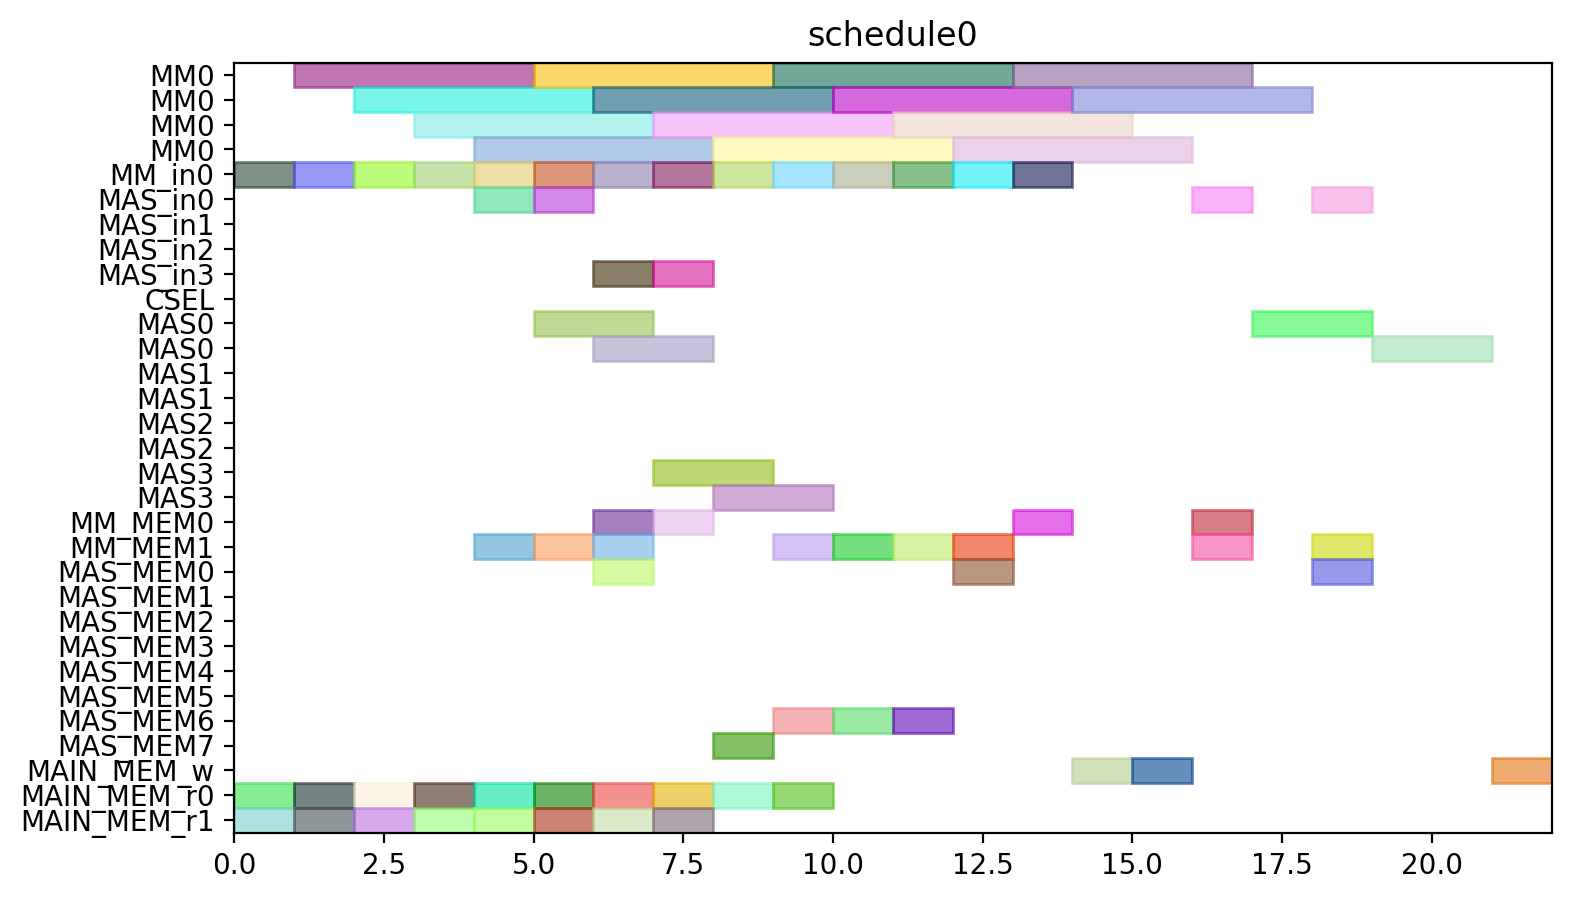

This chart was generated by the following Python code:
from pyschedule import Scenario, solvers, plotters, alt


def solve():
	horizon = 90
	S = Scenario("schedule0", horizon=horizon)

	# resource
	MM = S.Resources('MM', num=1, size=4)
	MM_in = S.Resources('MM_in', num=1)
	MAS_in = S.Resources('MAS_in', num=4)
	CSEL = S.Resource('CSEL')
	MAS = S.Resources('MAS', num=4, size=2, periods=range(1, horizon))
	MM_MEM = S.Resources('MM_MEM', num=2)
	MAS_MEM = S.Resources('MAS_MEM', num=8)
	MAIN_MEM_w = S.Resource('MAIN_MEM_w', size=1)
	MAIN_MEM_r = S.Resources('MAIN_MEM_r', num=2)

	# result of previous scheduling

	# new tasks
	r1 = S.Task('r1', length=4, delay_cost=1)
	r1 += alt(MM)
	r1_in = S.Task('r1_in', length=1, delay_cost=1)
	r1_in += alt(MM_in)
	S += r1>=r1_in

	r1_mem0 = S.Task('r1_mem0', length=1, delay_cost=1)
	r1_mem0 += MAIN_MEM_r[0]
	r1_mem1 = S.Task('r1_mem1', length=1, delay_cost=1)
	r1_mem1 += MAIN_MEM_r[1]
	r3 = S.Task('r3', length=4, delay_cost=1)
	r3 += alt(MM)
	r3_in = S.Task('r3_in', length=1, delay_cost=1)
	r3_in += alt(MM_in)
	S += r3>=r3_in

	r3_mem0 = S.Task('r3_mem0', length=1, delay_cost=1)
	r3_mem0 += MAIN_MEM_r[0]
	r3_mem1 = S.Task('r3_mem1', length=1, delay_cost=1)
	r3_mem1 += MAIN_MEM_r[1]
	r4 = S.Task('r4', length=4, delay_cost=1)
	r4 += alt(MM)
	r4_in = S.Task('r4_in', length=1, delay_cost=1)
	r4_in += alt(MM_in)
	S += r4>=r4_in

	r4_mem0 = S.Task('r4_mem0', length=1, delay_cost=1)
	r4_mem0 += MAIN_MEM_r[0]
	r4_mem1 = S.Task('r4_mem1', length=1, delay_cost=1)
	r4_mem1 += MAIN_MEM_r[1]
	r5 = S.Task('r5', length=4, delay_cost=1)
	r5 += alt(MM)
	r5_in = S.Task('r5_in', length=1, delay_cost=1)
	r5_in += alt(MM_in)
	S += r5>=r5_in

	r5_mem0 = S.Task('r5_mem0', length=1, delay_cost=1)
	r5_mem0 += MAIN_MEM_r[0]
	r5_mem1 = S.Task('r5_mem1', length=1, delay_cost=1)
	r5_mem1 += MAIN_MEM_r[1]
	r6 = S.Task('r6', length=4, delay_cost=1)
	r6 += alt(MM)
	r6_in = S.Task('r6_in', length=1, delay_cost=1)
	r6_in += alt(MM_in)
	S += r6>=r6_in

	r6_mem0 = S.Task('r6_mem0', length=1, delay_cost=1)
	r6_mem0 += MAIN_MEM_r[0]
	r6_mem1 = S.Task('r6_mem1', length=1, delay_cost=1)
	r6_mem1 += MAIN_MEM_r[1]
	r12 = S.Task('r12', length=4, delay_cost=1)
	r12 += alt(MM)
	r12_in = S.Task('r12_in', length=1, delay_cost=1)
	r12_in += alt(MM_in)
	S += r12>=r12_in

	r12_mem0 = S.Task('r12_mem0', length=1, delay_cost=1)
	r12_mem0 += MAIN_MEM_r[0]
	r12_mem1 = S.Task('r12_mem1', length=1, delay_cost=1)
	r12_mem1 += MAIN_MEM_r[1]
	r13 = S.Task('r13', length=4, delay_cost=1)
	r13 += alt(MM)
	r13_in = S.Task('r13_in', length=1, delay_cost=1)
	r13_in += alt(MM_in)
	S += r13>=r13_in

	r13_mem0 = S.Task('r13_mem0', length=1, delay_cost=1)
	r13_mem0 += MAIN_MEM_r[0]
	r13_mem1 = S.Task('r13_mem1', length=1, delay_cost=1)
	r13_mem1 += MAIN_MEM_r[1]
	r2 = S.Task('r2', length=2, delay_cost=1)
	r2 += alt(MAS)
	r2_in = S.Task('r2_in', length=1, delay_cost=1)
	r2_in += alt(MAS_in)
	S += r2_in*MAS_in[0]<=r2*MAS[0]

	S += r2_in*MAS_in[1]<=r2*MAS[1]

	S += r2_in*MAS_in[2]<=r2*MAS[2]

	S += r2_in*MAS_in[3]<=r2*MAS[3]

	r2_mem0 = S.Task('r2_mem0', length=1, delay_cost=1)
	r2_mem0 += alt(MM_MEM)
	S += (r1*MM[0])-1 < r2_mem0*MM_MEM[0]
	S += r2_mem0 <= r2

	r7 = S.Task('r7', length=2, delay_cost=1)
	r7 += alt(MAS)
	r7_in = S.Task('r7_in', length=1, delay_cost=1)
	r7_in += alt(MAS_in)
	S += r7_in*MAS_in[0]<=r7*MAS[0]

	S += r7_in*MAS_in[1]<=r7*MAS[1]

	S += r7_in*MAS_in[2]<=r7*MAS[2]

	S += r7_in*MAS_in[3]<=r7*MAS[3]

	r7_mem0 = S.Task('r7_mem0', length=1, delay_cost=1)
	r7_mem0 += alt(MM_MEM)
	S += (r5*MM[0])-1 < r7_mem0*MM_MEM[0]
	S += r7_mem0 <= r7

	r7_mem1 = S.Task('r7_mem1', length=1, delay_cost=1)
	r7_mem1 += alt(MM_MEM)
	S += (r6*MM[0])-1 < r7_mem1*MM_MEM[1]
	S += r7_mem1 <= r7

	r8 = S.Task('r8', length=2, delay_cost=1)
	r8 += alt(MAS)
	r8_in = S.Task('r8_in', length=1, delay_cost=1)
	r8_in += alt(MAS_in)
	S += r8_in*MAS_in[0]<=r8*MAS[0]

	S += r8_in*MAS_in[1]<=r8*MAS[1]

	S += r8_in*MAS_in[2]<=r8*MAS[2]

	S += r8_in*MAS_in[3]<=r8*MAS[3]

	r8_mem0 = S.Task('r8_mem0', length=1, delay_cost=1)
	r8_mem0 += MAIN_MEM_r[0]
	r8_mem1 = S.Task('r8_mem1', length=1, delay_cost=1)
	r8_mem1 += alt(MM_MEM)
	S += (r4*MM[0])-1 < r8_mem1*MM_MEM[1]
	S += r8_mem1 <= r8

	r10 = S.Task('r10', length=2, delay_cost=1)
	r10 += alt(MAS)
	r10_in = S.Task('r10_in', length=1, delay_cost=1)
	r10_in += alt(MAS_in)
	S += r10_in*MAS_in[0]<=r10*MAS[0]

	S += r10_in*MAS_in[1]<=r10*MAS[1]

	S += r10_in*MAS_in[2]<=r10*MAS[2]

	S += r10_in*MAS_in[3]<=r10*MAS[3]

	r10_mem0 = S.Task('r10_mem0', length=1, delay_cost=1)
	r10_mem0 += MAIN_MEM_r[0]
	r10_mem1 = S.Task('r10_mem1', length=1, delay_cost=1)
	r10_mem1 += alt(MM_MEM)
	S += (r4*MM[0])-1 < r10_mem1*MM_MEM[1]
	S += r10_mem1 <= r10

	r9 = S.Task('r9', length=4, delay_cost=1)
	r9 += alt(MM)
	r9_in = S.Task('r9_in', length=1, delay_cost=1)
	r9_in += alt(MM_in)
	S += r9>=r9_in

	r9_mem0 = S.Task('r9_mem0', length=1, delay_cost=1)
	r9_mem0 += MAIN_MEM_r[0]
	r9_mem1 = S.Task('r9_mem1', length=1, delay_cost=1)
	r9_mem1 += alt(MAS_MEM)
	S += (r7*MAS[0])-1 < r9_mem1*MAS_MEM[1]
	S += (r7*MAS[1])-1 < r9_mem1*MAS_MEM[3]
	S += (r7*MAS[2])-1 < r9_mem1*MAS_MEM[5]
	S += (r7*MAS[3])-1 < r9_mem1*MAS_MEM[7]
	S += r9_mem1 <= r9

	r11 = S.Task('r11', length=4, delay_cost=1)
	r11 += alt(MM)
	r11_in = S.Task('r11_in', length=1, delay_cost=1)
	r11_in += alt(MM_in)
	S += r11>=r11_in

	r11_mem0 = S.Task('r11_mem0', length=1, delay_cost=1)
	r11_mem0 += alt(MAS_MEM)
	S += (r10*MAS[0])-1 < r11_mem0*MAS_MEM[0]
	S += (r10*MAS[1])-1 < r11_mem0*MAS_MEM[2]
	S += (r10*MAS[2])-1 < r11_mem0*MAS_MEM[4]
	S += (r10*MAS[3])-1 < r11_mem0*MAS_MEM[6]
	S += r11_mem0 <= r11

	PX_new = S.Task('PX_new', length=4, delay_cost=1)
	PX_new += alt(MM)
	PX_new_in = S.Task('PX_new_in', length=1, delay_cost=1)
	PX_new_in += alt(MM_in)
	S += PX_new>=PX_new_in

	S += 0<PX_new

	PX_new_w = S.Task('PX_new_w', length=1, delay_cost=1)
	PX_new_w += alt(MAIN_MEM_w)
	S += PX_new <= PX_new_w

	PX_new_mem0 = S.Task('PX_new_mem0', length=1, delay_cost=1)
	PX_new_mem0 += alt(MAS_MEM)
	S += (r2*MAS[0])-1 < PX_new_mem0*MAS_MEM[0]
	S += (r2*MAS[1])-1 < PX_new_mem0*MAS_MEM[2]
	S += (r2*MAS[2])-1 < PX_new_mem0*MAS_MEM[4]
	S += (r2*MAS[3])-1 < PX_new_mem0*MAS_MEM[6]
	S += PX_new_mem0 <= PX_new

	PX_new_mem1 = S.Task('PX_new_mem1', length=1, delay_cost=1)
	PX_new_mem1 += alt(MM_MEM)
	S += (r12*MM[0])-1 < PX_new_mem1*MM_MEM[1]
	S += PX_new_mem1 <= PX_new

	r14 = S.Task('r14', length=4, delay_cost=1)
	r14 += alt(MM)
	r14_in = S.Task('r14_in', length=1, delay_cost=1)
	r14_in += alt(MM_in)
	S += r14>=r14_in

	r14_mem0 = S.Task('r14_mem0', length=1, delay_cost=1)
	r14_mem0 += alt(MAS_MEM)
	S += (r2*MAS[0])-1 < r14_mem0*MAS_MEM[0]
	S += (r2*MAS[1])-1 < r14_mem0*MAS_MEM[2]
	S += (r2*MAS[2])-1 < r14_mem0*MAS_MEM[4]
	S += (r2*MAS[3])-1 < r14_mem0*MAS_MEM[6]
	S += r14_mem0 <= r14

	r14_mem1 = S.Task('r14_mem1', length=1, delay_cost=1)
	r14_mem1 += alt(MM_MEM)
	S += (r3*MM[0])-1 < r14_mem1*MM_MEM[1]
	S += r14_mem1 <= r14

	Z1_new = S.Task('Z1_new', length=4, delay_cost=1)
	Z1_new += alt(MM)
	Z1_new_in = S.Task('Z1_new_in', length=1, delay_cost=1)
	Z1_new_in += alt(MM_in)
	S += Z1_new>=Z1_new_in

	S += 0<Z1_new

	Z1_new_w = S.Task('Z1_new_w', length=1, delay_cost=1)
	Z1_new_w += alt(MAIN_MEM_w)
	S += Z1_new <= Z1_new_w

	Z1_new_mem0 = S.Task('Z1_new_mem0', length=1, delay_cost=1)
	Z1_new_mem0 += alt(MAS_MEM)
	S += (r2*MAS[0])-1 < Z1_new_mem0*MAS_MEM[0]
	S += (r2*MAS[1])-1 < Z1_new_mem0*MAS_MEM[2]
	S += (r2*MAS[2])-1 < Z1_new_mem0*MAS_MEM[4]
	S += (r2*MAS[3])-1 < Z1_new_mem0*MAS_MEM[6]
	S += Z1_new_mem0 <= Z1_new

	Z1_new_mem1 = S.Task('Z1_new_mem1', length=1, delay_cost=1)
	Z1_new_mem1 += alt(MM_MEM)
	S += (r13*MM[0])-1 < Z1_new_mem1*MM_MEM[1]
	S += Z1_new_mem1 <= Z1_new

	r15 = S.Task('r15', length=4, delay_cost=1)
	r15 += alt(MM)
	r15_in = S.Task('r15_in', length=1, delay_cost=1)
	r15_in += alt(MM_in)
	S += r15>=r15_in

	r15_mem0 = S.Task('r15_mem0', length=1, delay_cost=1)
	r15_mem0 += alt(MAS_MEM)
	S += (r8*MAS[0])-1 < r15_mem0*MAS_MEM[0]
	S += (r8*MAS[1])-1 < r15_mem0*MAS_MEM[2]
	S += (r8*MAS[2])-1 < r15_mem0*MAS_MEM[4]
	S += (r8*MAS[3])-1 < r15_mem0*MAS_MEM[6]
	S += r15_mem0 <= r15

	r15_mem1 = S.Task('r15_mem1', length=1, delay_cost=1)
	r15_mem1 += alt(MM_MEM)
	S += (r9*MM[0])-1 < r15_mem1*MM_MEM[1]
	S += r15_mem1 <= r15

	r16 = S.Task('r16', length=4, delay_cost=1)
	r16 += alt(MM)
	r16_in = S.Task('r16_in', length=1, delay_cost=1)
	r16_in += alt(MM_in)
	S += r16>=r16_in

	r16_mem0 = S.Task('r16_mem0', length=1, delay_cost=1)
	r16_mem0 += alt(MM_MEM)
	S += (r11*MM[0])-1 < r16_mem0*MM_MEM[0]
	S += r16_mem0 <= r16

	r16_mem1 = S.Task('r16_mem1', length=1, delay_cost=1)
	r16_mem1 += MAIN_MEM_r[1]
	r17 = S.Task('r17', length=2, delay_cost=1)
	r17 += alt(MAS)
	r17_in = S.Task('r17_in', length=1, delay_cost=1)
	r17_in += alt(MAS_in)
	S += r17_in*MAS_in[0]<=r17*MAS[0]

	S += r17_in*MAS_in[1]<=r17*MAS[1]

	S += r17_in*MAS_in[2]<=r17*MAS[2]

	S += r17_in*MAS_in[3]<=r17*MAS[3]

	r17_mem0 = S.Task('r17_mem0', length=1, delay_cost=1)
	r17_mem0 += alt(MM_MEM)
	S += (r14*MM[0])-1 < r17_mem0*MM_MEM[0]
	S += r17_mem0 <= r17

	r17_mem1 = S.Task('r17_mem1', length=1, delay_cost=1)
	r17_mem1 += alt(MM_MEM)
	S += (r15*MM[0])-1 < r17_mem1*MM_MEM[1]
	S += r17_mem1 <= r17

	PY_new = S.Task('PY_new', length=2, delay_cost=1)
	PY_new += alt(MAS)
	PY_new_in = S.Task('PY_new_in', length=1, delay_cost=1)
	PY_new_in += alt(MAS_in)
	S += PY_new_in*MAS_in[0]<=PY_new*MAS[0]

	S += PY_new_in*MAS_in[1]<=PY_new*MAS[1]

	S += PY_new_in*MAS_in[2]<=PY_new*MAS[2]

	S += PY_new_in*MAS_in[3]<=PY_new*MAS[3]

	S += 0<PY_new

	PY_new_w = S.Task('PY_new_w', length=1, delay_cost=1)
	PY_new_w += alt(MAIN_MEM_w)
	S += PY_new <= PY_new_w

	PY_new_mem0 = S.Task('PY_new_mem0', length=1, delay_cost=1)
	PY_new_mem0 += alt(MAS_MEM)
	S += (r17*MAS[0])-1 < PY_new_mem0*MAS_MEM[0]
	S += (r17*MAS[1])-1 < PY_new_mem0*MAS_MEM[2]
	S += (r17*MAS[2])-1 < PY_new_mem0*MAS_MEM[4]
	S += (r17*MAS[3])-1 < PY_new_mem0*MAS_MEM[6]
	S += PY_new_mem0 <= PY_new

	PY_new_mem1 = S.Task('PY_new_mem1', length=1, delay_cost=1)
	PY_new_mem1 += alt(MM_MEM)
	S += (r16*MM[0])-1 < PY_new_mem1*MM_MEM[1]
	S += PY_new_mem1 <= PY_new

	solvers.mip.solve(S,msg=1,kind='CPLEX',ratio_gap=1.01)

	solution = [['hoge']*len(S.solution()[1]) for i in range(len(S.solution()))]
	for i in range(len(S.solution())):
		for j in range(len(S.solution()[i])):
			solution[i][j]=str(S.solution()[i][j])
	print(solution)

	cycles = int(solution[-1][3])

	pic_file_name = "/home/mfukuda/ABE/multiRAM_multiMAS_16mux/scheduling_result/stage4MM1_stage2MAS4/EP_YRECOVER/schedule0.png"
	if(S.solution() != []):
		plotters.matplotlib.plot(S,img_filename=pic_file_name, show_task_labels=False, fig_size=(cycles*0.25+3, 5))

	return solution
